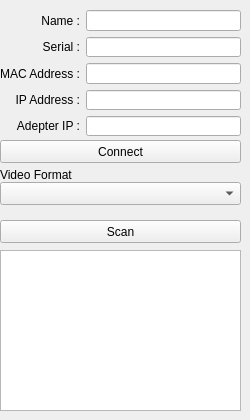
      <widget class="QWidget" name="tab_RemoteCamera">
       <attribute name="title">
        <string>Remote Camera</string>
       </attribute>
       <widget class="QPushButton" name="pushButton_RemoteCameraScan">
        <property name="geometry">
         <rect>
          <x>0</x>
          <y>220</y>
          <width>241</width>
          <height>23</height>
         </rect>
        </property>
        <property name="text">
         <string>Scan</string>
        </property>
       </widget>
       <widget class="QPushButton" name="pushButton_RemoteCameraConnect">
        <property name="geometry">
         <rect>
          <x>0</x>
          <y>140</y>
          <width>241</width>
          <height>23</height>
         </rect>
        </property>
        <property name="text">
         <string>Connect</string>
        </property>
       </widget>
       <widget class="QWidget" name="gridLayoutWidget_2">
        <property name="geometry">
         <rect>
          <x>0</x>
          <y>10</y>
          <width>241</width>
          <height>126</height>
         </rect>
        </property>
        <layout class="QGridLayout" name="gridLayout_2">
         <item row="0" column="1">
          <widget class="QLineEdit" name="lineEdit_RemoteCameraName"/>
         </item>
         <item row="3" column="1">
          <widget class="QLineEdit" name="lineEdit_RemoteCameraIp"/>
         </item>
         <item row="1" column="0">
          <widget class="QLabel" name="label_4">
           <property name="text">
            <string>Serial :</string>
           </property>
           <property name="alignment">
            <set>Qt::AlignRight|Qt::AlignTrailing|Qt::AlignVCenter</set>
           </property>
          </widget>
         </item>
         <item row="1" column="1">
          <widget class="QLineEdit" name="lineEdit_RemoteCameraSerial"/>
         </item>
         <item row="2" column="1">
          <widget class="QLineEdit" name="lineEdit_RemoteCameraMac"/>
         </item>
         <item row="3" column="0">
          <widget class="QLabel" name="label_6">
           <property name="text">
            <string>IP Address :</string>
           </property>
           <property name="alignment">
            <set>Qt::AlignRight|Qt::AlignTrailing|Qt::AlignVCenter</set>
           </property>
          </widget>
         </item>
         <item row="2" column="0">
          <widget class="QLabel" name="label_5">
           <property name="text">
            <string>MAC Address :</string>
           </property>
           <property name="alignment">
            <set>Qt::AlignRight|Qt::AlignTrailing|Qt::AlignVCenter</set>
           </property>
          </widget>
         </item>
         <item row="0" column="0">
          <widget class="QLabel" name="label_3">
           <property name="text">
            <string>Name :</string>
           </property>
           <property name="alignment">
            <set>Qt::AlignRight|Qt::AlignTrailing|Qt::AlignVCenter</set>
           </property>
          </widget>
         </item>
         <item row="4" column="0">
          <widget class="QLabel" name="label_58">
           <property name="text">
            <string>Adepter IP :</string>
           </property>
           <property name="alignment">
            <set>Qt::AlignRight|Qt::AlignTrailing|Qt::AlignVCenter</set>
           </property>
          </widget>
         </item>
         <item row="4" column="1">
          <widget class="QLineEdit" name="lineEdit_RemoteCameraAdapterIp"/>
         </item>
        </layout>
       </widget>
       <widget class="QListWidget" name="listWidget_RemoteCameraList">
        <property name="geometry">
         <rect>
          <x>0</x>
          <y>250</y>
          <width>241</width>
          <height>161</height>
         </rect>
        </property>
       </widget>
       <widget class="QLabel" name="label_57">
        <property name="geometry">
         <rect>
          <x>0</x>
          <y>167</y>
          <width>241</width>
          <height>16</height>
         </rect>
        </property>
        <property name="text">
         <string>Video Format</string>
        </property>
       </widget>
       <widget class="QComboBox" name="comboBox_RemoteCameraVideoFormat">
        <property name="geometry">
         <rect>
          <x>0</x>
          <y>182</y>
          <width>241</width>
          <height>23</height>
         </rect>
        </property>
       </widget>
      </widget>
